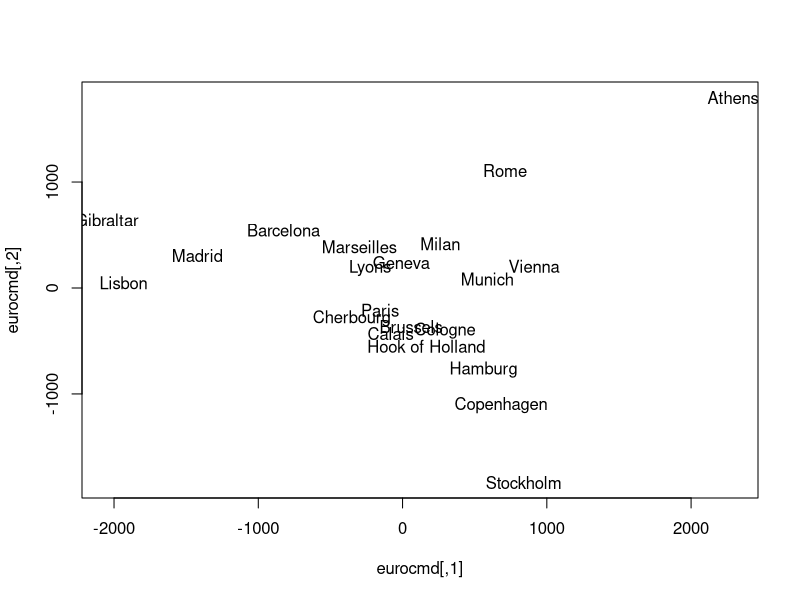

Here is the R script that generated this plot: (Note: this script raises an error after producing the figure.)
## ---- chunk 1
options(
  htmltools.dir.version = FALSE, # for blogdown
  width=80
)

# library(emo)
htmltools::tagList(rmarkdown::html_dependency_font_awesome())
## ---- chunk 2
library(datasets); class(eurodist)
## ---- chunk 3
eurocmd <- cmdscale(eurodist)
plot(eurocmd, type = "n")
text(eurocmd, rownames(eurocmd))
## ---- chunk 4
knitr::include_graphics("euromap.jpg")
## ---- chunk 5
plot(eurocmd[,1], -eurocmd[,2], type = "n", asp = 1)
text(eurocmd[,1], -eurocmd[,2], rownames(eurocmd))
## ---- chunk 6
data("USairpollution", package = "HSAUR2")
summary(USairpollution)
## ---- chunk 7
dat <- USairpollution # less typing
xs <- scale(dat)
(pol.mds <- cmdscale(dist(xs), k = 2, eig = TRUE))
## ---- chunk 8
x <- pol.mds$points
plot(x[,1], x[,2], type = "n")
text(x[,1], x[,2], labels = rownames(x))
## ---- chunk 9
dat <- data.frame(rbind(c("A",35,190),c("B",40,190),
                        c("C",35,160),c("D",40,160)))
colnames(dat) <- c("Person", "Age [years]", "Height [cm]")
library(knitr)
kable(dat)
## ---- chunk 10
knitr::include_graphics("scale-1.jpg")
## ---- chunk 11
dat <- data.frame(rbind(c("A",35,6.232),c("B",40,6.232),
                        c("C",35,5.248),c("D",40,5.248)))
colnames(dat) <- c("Person", "Age [years]", "Height [ft]")
library(knitr)
kable(dat)
## ---- chunk 12
knitr::include_graphics("scale-2.jpg")
## ---- chunk 13
dat <- data.frame(rbind(c("A",-0.87, 0.87),c("B",0.87, 0.87),
                        c("C",-0.87,-0.87),c("D",0.87,-0.87)))
colnames(dat) <- c("Person", "Age [years]", "Height [cm]")
library(knitr)
kable(dat, align = 'ccc', padding = 0, booktabs = T)
## ---- chunk 14
knitr::include_graphics("scale-3.jpg")
## ---- chunk 15
dat <- data.frame(rbind(c("A",13.3,38.0),c("B",12.4,45.4),
                        c("C",-122.7,45.6),c("D",-122.4,37.7)))
colnames(dat) <- c("Object", "X1", "X2")
kable(dat, align = 'ccc', padding = 0, booktabs = T)

knitr::include_graphics("scale-4.jpg")
## ---- chunk 16
dat <- data.frame(rbind(c("Palermo",13.3,38.0),c("Venice",12.4,45.4),
                        c("Portland",-122.7,45.6),c("San Francisco",-122.4,37.7)))
colnames(dat) <- c("Object", "Longitude", "Latitude")
kable(dat, align = 'ccc', padding = 0, booktabs = T)

knitr::include_graphics("scale-4.jpg")
